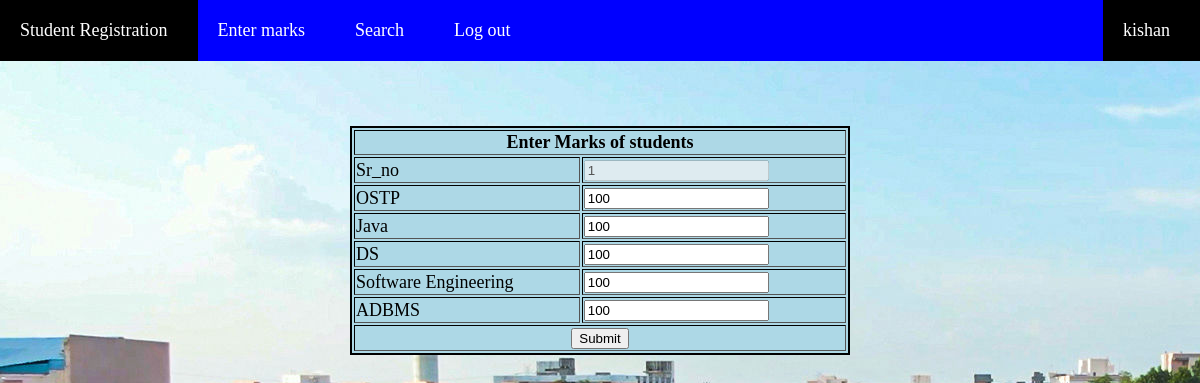
Screenshot of /editresult.php?c=null&edit=1 (signed in) with the database file from the repository.
### tables this page shows
CREATE TABLE IF NOT EXISTS `studentresult` (
  `sr_no` int(11) NOT NULL AUTO_INCREMENT,
  `std_id` int(11) NOT NULL,
  `course` varchar(50) NOT NULL,
  `ostp` int(11) NOT NULL,
  `java` int(11) NOT NULL,
  `ds` int(11) NOT NULL,
  `se` int(11) NOT NULL,
  `adbms` int(11) NOT NULL,
  `total` double NOT NULL,
  `percentage` double NOT NULL,
  `class` int(11) NOT NULL,
  `result` int(11) NOT NULL,
  PRIMARY KEY (`sr_no`)
);

### editresult.php (the view, shortened to what this page needs)
<?php include("header.php") ?>
<?php include("variables.php") ?>
					<?php
						$id=$_REQUEST['edit'];
						$fetch = "SELECT sr_no,std_id,ostp,java,ds,se,adbms FROM studentresult WHERE sr_no=$id";
						$m=mysqli_query($con,$fetch);
						$d=mysqli_fetch_array($m);
					?>
<center>
	<form method="POST" action="editresult.php?c=null&edit=<?php echo $d['sr_no'] ?>" enctype="multipart/form-data">
		<div class="editform">
		<table border="1">
			<thead>
				<tr>
					<th colspan="2"> Enter Marks of students </th>
				</tr>
			</thead>
			<tbody>
				<tr>
					<td>Sr_no</td>
					<td><input  type="number" name="sid" value="<?php echo $d['sr_no'] ?>" disabled></td>
				</tr>
				<tr>
					<td>OSTP</td>
					<td><input type="number" name="ostp" value="<?php if(($_REQUEST['c']=='false'))  echo $_SESSION["ostp"]; else echo $d['ostp'] ?>">
					<br><span class="err"><?php echo $ostperr; ?> </span></td>
				</tr>
				<tr>
					<td>Java</td>
					<td><input type="number" name="java" value="<?php if(($_REQUEST['c']=='false'))  echo $_SESSION["java"]; else echo $d['java'] ?>" />
					<br><span class="err"><?php echo $javaerr; ?> </span></td>
				</tr>
				<tr>
					<td>
						DS
					</td>
					<td>
						<input type="number" name="ds" id="ds" value="<?php if(($_REQUEST['c']=='false'))   echo $_SESSION["ds"]; else echo $d['ds'] ?>" />
						<br><span class="err"><?php echo $dserr; ?> </span></td>
				</tr>
				<tr>
					<td>
						Software Engineering
					</td>
					<td>
						<input type="number" name="se" id="se" value="<?php if(($_REQUEST['c']=='false'))  echo $_SESSION["se"]; else echo $d['se'] ?>" />
						<br><span class="err"><?php echo $seerr; ?> </span></td>
				</tr>
				<tr>
					<td>
						ADBMS
					</td>
					<td>
						<input type="number" name="adbms" id="adbms" value="<?php if(($_REQUEST['c']=='false'))  echo $_SESSION["adbms"]; else echo $d['adbms'] ?>"/>
						<br><span class="err"><?php echo $adbmserr; ?> </span></td>
				</tr>
				<tr>
					<td colspan="2" align="center"><input type="submit" name="updateResult" id="submitmarks" value="Submit" /></td>
				</tr>
			</tbody>
		</table>
		</div>
	</form>
</center>
<?php include("footer.php") ?>

### style.css (style rules this page uses)
body { margin-top:0; font-family: "calibri"; font-size: 18px; margin-left:0; }
.editform { padding:10; }
.editform table { border:2px solid black; width:500px; background:lightblue; }
.image { background-image:url("123.jpg"); position:relative; background-size: auto; width:100%; background-attachment:fixed; background-repeat: no-repeat; }

### rows the page displays
studentresult: sid "1", ostp "100", java "100", ds "100", se "100", adbms "100"

### other values shown
$_COOKIE['user'] "kishan"
